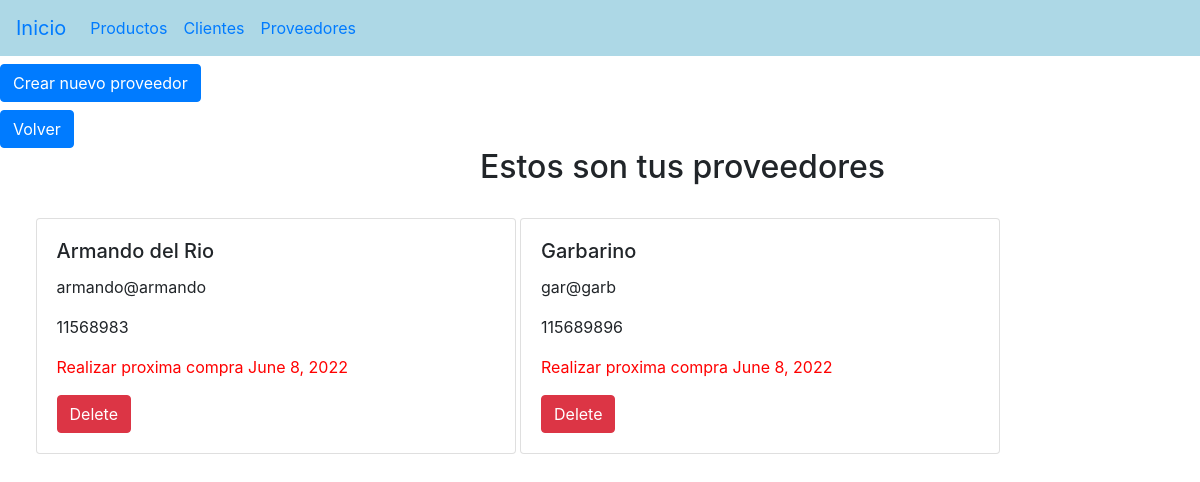
/list_providers/, run on the app's committed database.
### providers/models.py (models this page shows, shortened)
class Provider(models.Model):
    name = models.CharField(max_length=40)
    contact = models.CharField(max_length=30)
    contact_number = models.IntegerField()
    next_purchase = models.DateField(default=now)
    class Meta:
        verbose_name= "Provider"
        verbose_name_plural ="Providers"

### providers/views.py (the view)
# urls.py: path("list_providers/", include("providers.urls")),
def list_providers(request):
    list_providers = Provider.objects.all()
    context = {"list_providers":list_providers}
    return render(request, "list_providers.html", context = context)

### templates/list_providers.html (shortened to what this page needs)
{% extends 'base.html' %}
{% block contenido %}
<form class="form-inline my-2 my-lg-10" method="get" action="/list_providers/create_provider/">
    <input class="btn btn-primary" type="submit" style="color: white" value="Crear nuevo proveedor" />
</form>
<form method="get" action=" /">
    <input class="btn btn-primary" type="submit" style="color: white" value="Volver" />
</form>
<h2 style="margin-left:30rem">Estos son tus proveedores</h2>
<body>
    <div class="d-flex container" style="margin-top:2rem; margin-left:1rem">
        {% for provider in list_providers %} &nbsp
        <div class="card" style="width: 30rem;">
            <div class="card-body">
                <h5 class="card-title">{{provider.name}}</h5>
                <p class="card-text">{{provider.contact}}</p>
                <p class="card-text">{{provider.contact_number}}</p>
                <p class="card-text" style="color:red">Realizar proxima compra {{provider.next_purchase}}</p>
                    <form method="get" action=" #">
                        <input class="btn btn-danger" type="submit" style="color: white" value="Delete" />
                    </form>
            </div>
        </div>
        {% endfor %}
    </body>
    {% endblock %}

### data on the page
Provider: name "Armando del Rio", contact "armando@armando", contact_number "11568983", next_purchase "June 8, 2022"
Provider: name "Garbarino", contact "gar@garb", contact_number "115689896", next_purchase "June 8, 2022"
